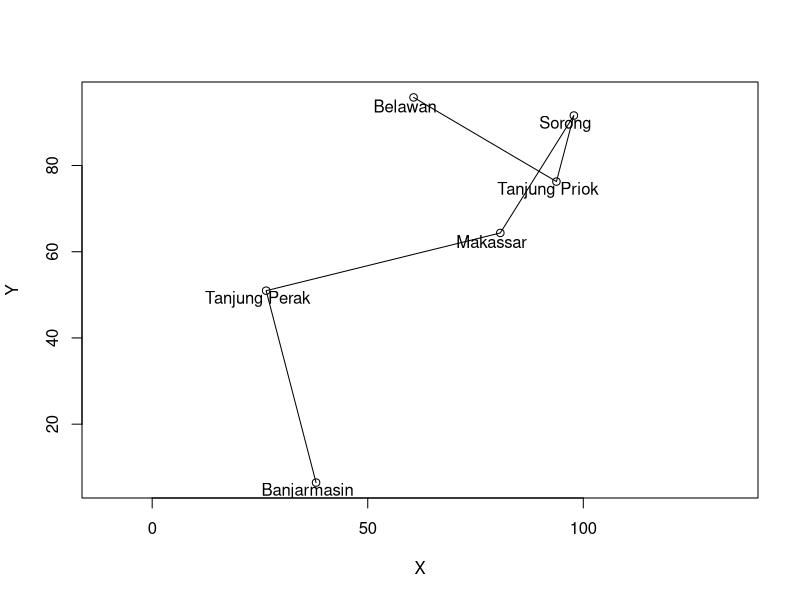
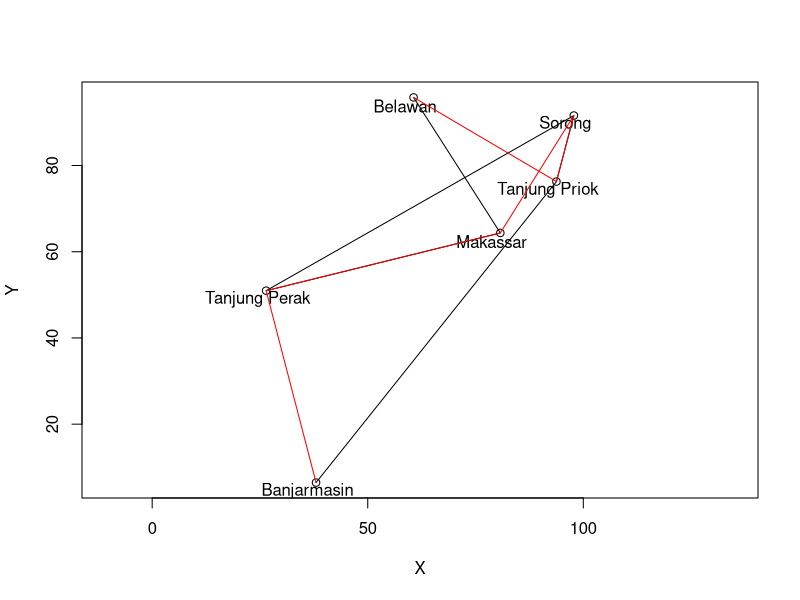
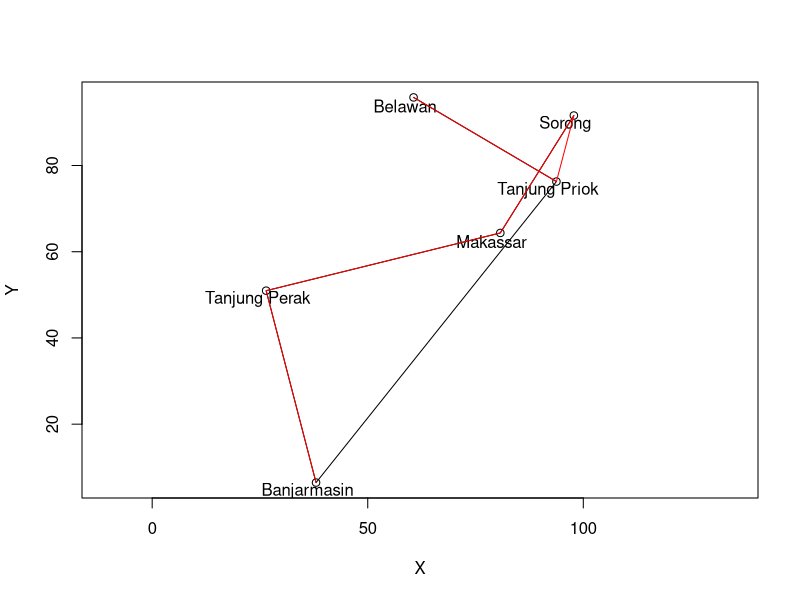
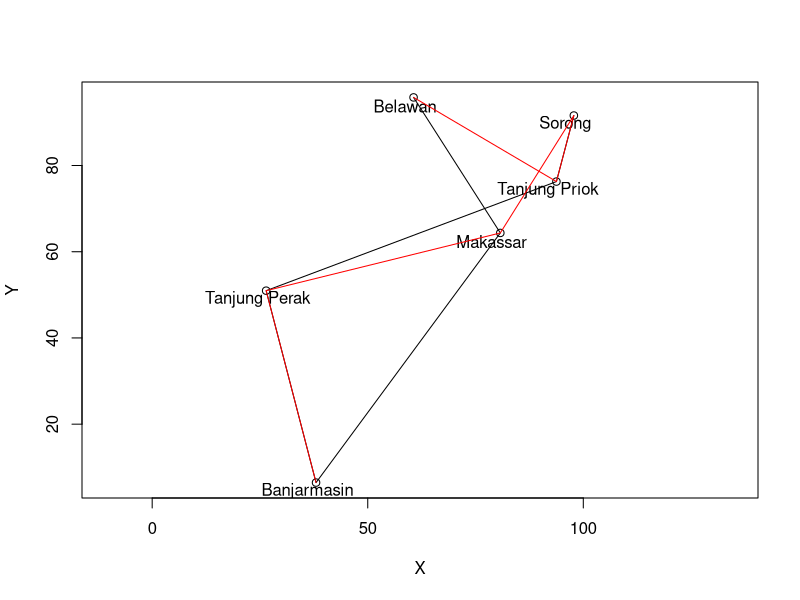
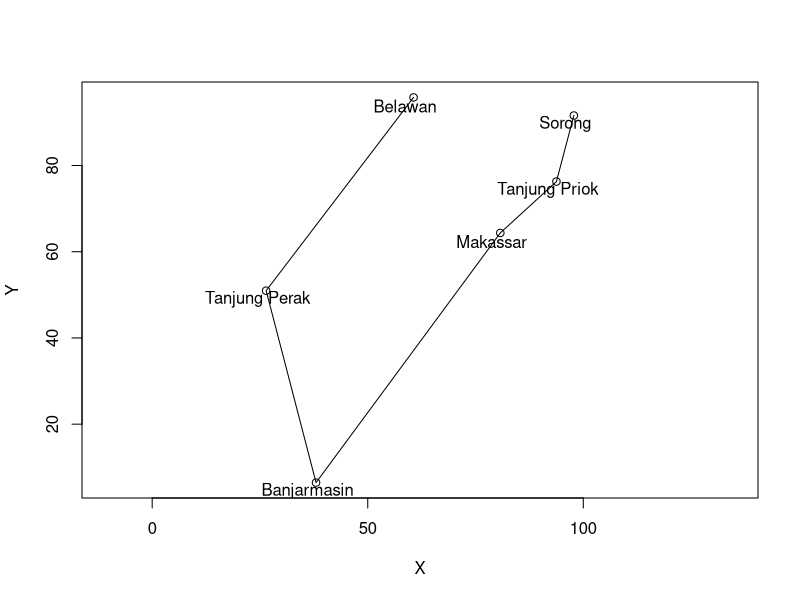
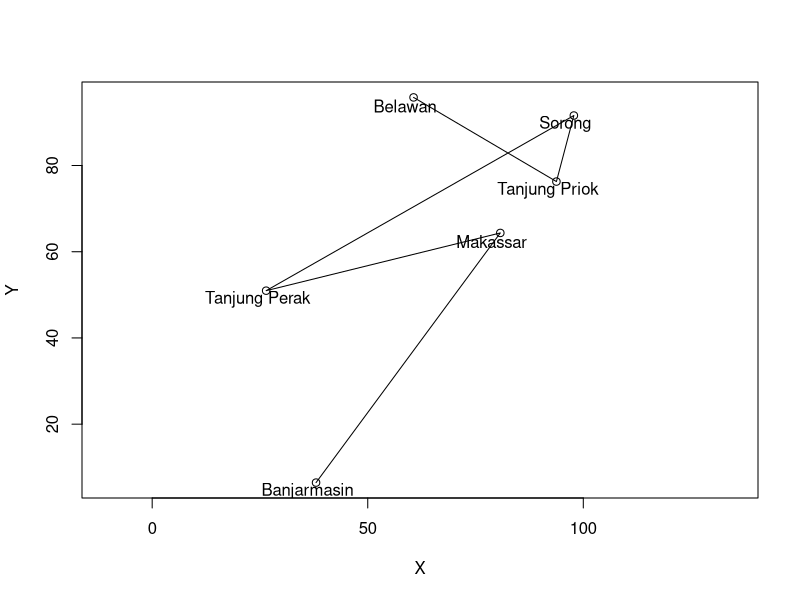
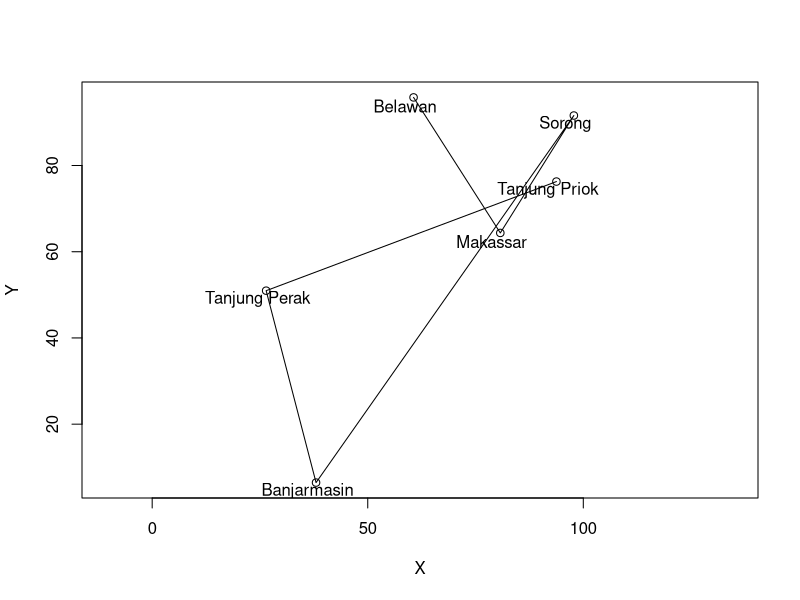
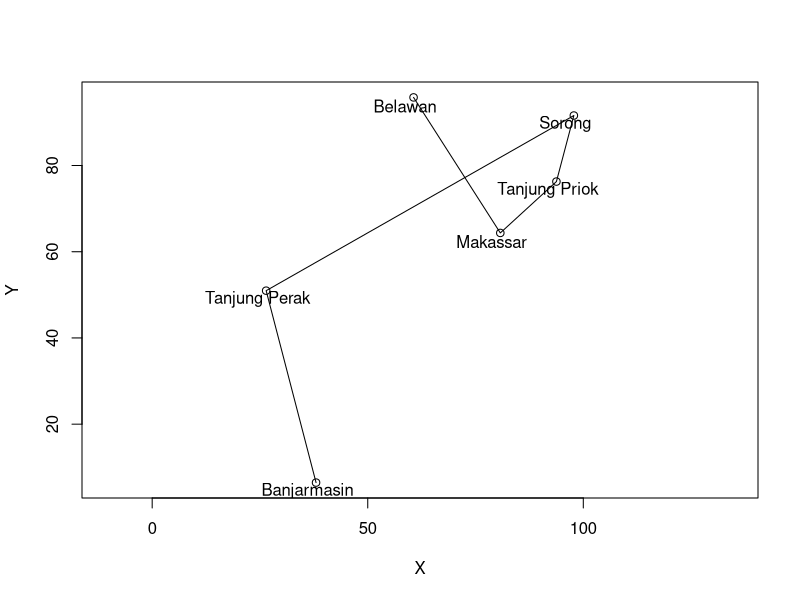

Generate these figures, in order, with R:
#Travelling salesman problem: finding the shortest order to visit random set of cities.
#coded by Olavi, 3.11.2017. Tallinn

#Finding solution with genetic algorithm

####Problem setup####

#generate random coordinates for cities
ncities = 6
iterations = 300
popsize = 50

set.seed(6) #to reproduce same coordinates 6
cities = matrix(c(runif(ncities*2)*100), ,ncol = 2)
colnames(cities) = c("X", "Y")
rownames(cities) = c("Belawan","Tanjung Priok","Tanjung Perak","Banjarmasin","Makassar","Sorong")

plot(cities, asp = 1)
text(cities-2,,rownames(cities))

startp = cities[1,] #set first citiy as fixed starting point

#Funciton to calculate distances btw cities
dist = function(order){
  distance = 0

  for(i in 1:ncities-1){
    distance[i] = sqrt((order[i+1,1]-order[i,1])^2 + (order[i+1,2]-order[i,2])^2)
  }

  return(sum(distance))
}

#Function to calculate distance for whole population
distP = function(pop){
  for (i in 1:popsize){
    distance[i] = dist(pop[, ,i])
  }
  return(distance)
}

#Function to calculate fitness, = reversed normalized distance
fitness = function(dista){ #fitn = rep(1/popsize, popsize) for equal fitn
  fitn = 0
  for (i in 1:popsize){
    fitn[i] = 1/dista[i]
  }
  tot = sum(fitn)
  for (i in 1:popsize){
    fitn[i] = fitn[i]/tot
  }
  return(fitn)
}

#Create initial population subsample solution from cities
set.seed(Sys.time())
pop = array(,c(ncities, 2, popsize))

distance=0
for (i in 1:popsize){
  pop[2:ncities, ,i] = cities[sample(nrow(cities)-1)+1,]
  pop[1, ,i] = startp
  distance[i] = dist(pop[, ,i])
}
best = which.min(distance)
worst = which.max(distance)
bestD0 = min(distance)
worstD0 = max(distance)
bestD = bestD0
worstD = worstD0

lines(pop[, ,best] )

####Done with setup, start algo####

#set.seed(Sys.time())
n=0
npop = pop #new population
meanD = 0
sdD = 0

while(n<iterations){


  #Choose parents based on fitness, better fitness increases probability
  fitn = fitness(distance)



  #Produce whole new generation once
  j=1
  while (j < popsize){

    parent = sample(popsize, 2, prob = fitn, replace = TRUE)
    parent1 = parent[1]
    parent2 = parent[2]

    crossp = round(runif(1,min = 2, max = ncities-1)) # random crossoverpoint

    child1 = pop[,,parent1]
    child1[crossp:ncities,]=pop[,,parent2][crossp:ncities,]

    child2 = pop[,,parent2]
    child2[crossp:ncities,]=pop[,,parent1][crossp:ncities,]


    #Replace duplicates of cities/genes in chromosome
    i=1
    while(anyDuplicated(child1)>0){
      child1[anyDuplicated(child1),] = pop[,,parent1][i,]
      i = i + 1
    }

    i=1
    while(anyDuplicated(child2)>0){
      child2[anyDuplicated(child2),] = pop[,,parent2][i,]
      i = i + 1
    }

    #Mutate with probability, by switching genes in genome
    probM = 0.5

    if(rbinom(1,1,probM)){
      pos = round(runif(2, min = 2, max = ncities))
      temp = child1[pos[1],]
      child1[pos[1],] = child1[pos[2],]
      child1[pos[2],] = temp
    }
    if(rbinom(1,1,probM)){
      pos = round(runif(2, min = 2, max = ncities))
      temp = child2[pos[1],]
      child2[pos[1],] = child2[pos[2],]
      child2[pos[2],] = temp
    }


    npop[, ,j] = child1
    npop[, ,j+1] = child2
    j = j + 2

  }
  #Insert part of the best of new pop into worst of old pop
  pop = pop[ , ,order(distance, decreasing=TRUE)] #order pop with shortest distance lastt

  distanceN = distP(npop)
  npop = npop[, , order(distanceN, decreasing=FALSE)] #order npop with shortest first

  cutPoint = 0.7 #how much to renew from old population
  cut = round(popsize*cutPoint) #cut off point
  pop[, ,1: cut] = npop[, ,1: cut] #set old population equal to new generation at cutoff point

  #Recalculate all distances in pop
  distance = distP(pop)
  meanD[n] = mean(distance)
  sdD[n] = sd(distance)

  best_prev = best
  worst = which.max(distance)
  best = which.min(distance)
  worstD = max(distance)
  bestD = min(distance)
  print(c(n, bestD, worstD), digits = 2)

  plot(cities, asp=1)
  text(cities-2,,rownames(cities))
  lines(child1)
  if (best != best_prev){
    lines(pop[, ,best], col= "red" )
  }


  Sys.sleep(0.01)

  n = n + 1

}

####Show best result####
plot(cities, asp=1)
text(cities-2,,rownames(cities))
lines(pop[, ,best], col= "red")
